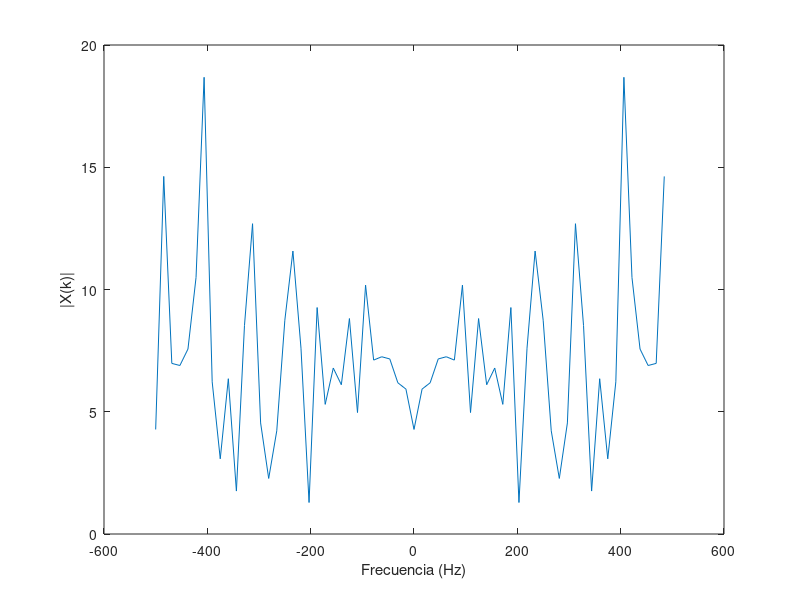

MATLAB code to generate this figure: (Note: this script raises an error after producing the figure.)
%%%%%%%%%%%%%%%%%%%%%%%%%%%%%%%%%%%%%%%%%%%%%%%%%%%%%%%%%%%%
%%%%%%%%%%%%%%  PARTE 1: Convolución Circular %%%%%%%%%%%%%%
%%%%%%%%%%%%%%%%%%%%%%%%%%%%%%%%%%%%%%%%%%%%%%%%%%%%%%%%%%%%

% PREGUNTA 1

% Parámetros
N = 64;        % Longitud de x[n], puede ajustarse
Ts = 1e-3;     % Periodo de muestreo

% Generar señal aleatoria x[n]
x = randn(N, 1);

% Calcular su espectro X(k)
X = fftshift(fft(x));

% Vector de frecuencia para graficar
Fs = 1/Ts;
f = (-N/2:N/2-1)*(Fs/N);

% Graficar el espectro de x[n]
figure;
plot(f, abs(X));
xlabel("Frecuencia (Hz)");
ylabel("|X(k)|");
xline(0)
title("Espectro de x[n]");


% PREGUNTA 2

% Respuesta al impulso del canal h[n]
h = [-0.1, 0.3, -0.5, 0.7, -0.9, 0.7, -0.5, 0.3, -0.1]';

% Llenar con ceros h[n] hasta longitud N
h_padded = [h; zeros(N - length(h), 1)];

% Calcular su espectro H(k)
H = fftshift(fft(h_padded));

% Graficar el espectro de h[n]
figure;
plot(f, abs(H));
xlabel("Frecuencia (Hz)");
ylabel("|H(k)|");
title("Espectro de h[n]");


% PREGUNTA 3

% Convolución lineal
y = conv(x, h);

% Calcular su FFT de N puntos
Y = fftshift(fft(y, N));

% Graficar el espectro de y[n]
figure;
plot(f, abs(Y));
xlabel("Frecuencia (Hz)");
ylabel("|Y_L(k)|");
title("Espectro de y_L[n] (Convolución Lineal)");


% PREGUNTA 4

% Convolución circular
yc = cconv(x, h, N);  % Convolución circular de N puntos

% Calcular su espectro Yc(k)
Yc = fftshift(fft(yc));

% Graficar el espectro de yc[n]
figure;
plot(f, abs(Yc));
xlabel("Frecuencia (Hz)");
ylabel("|Y_c(k)|");
title("Espectro de y_c[n] (Convolución Circular)");


% PREGUNTA 5

% Calcular el producto X(k) * H(k)
XH = X .* H;

% Comparación entre X(k)*H(k) y Y(k)
figure;
subplot(1,2,1);
plot(f, abs(XH), f, abs(Y));
xlabel("Frecuencia (Hz)");
ylabel("Magnitud");
title("Comparación de X(k)*H(k) y Y_L(k)");
legend("|X(k)*H(k)|", "|Y_L(k)|");

% Comparación entre X(k)*H(k) y Yc(k)
subplot(1,2,2);
plot(f, abs(XH), f, abs(Yc));
xlabel("Frecuencia (Hz)");
ylabel("Magnitud");
title("Comparación de X(k)*H(k) y Y_c(k)");
legend("|X(k)*H(k)|", "|Y_c(k)|");


% PREGUNTA 6

% Longitud del prefijo cíclico (debe ser >= longitud de h[n]-1)
L = length(h) - 1;

% Construir prefijo cíclico a partir de las últimas L muestras de x[n]
cyclic_prefix = x(end-L+1:end);

% Extender x[n] con prefijo cíclico
x_ext = [cyclic_prefix; x];

figure;
hold on;
plot(-L:N-1, x_ext, "b")
plot(0:N-1, x, "r");
xlabel("n");
ylabel("x[n]");
legend("x_{ext}[n]", "x[n]");
title("Señal x[n] y x_{ext}[n] con Prefijo Cíclico");
hold off;


% PREGUNTA 7

% Longitud óptima del prefijo cíclico es L = length(h) - 1
fprintf("Longitud elegida del prefijo cíclico: %d\n", L);

% Convolución lineal con la señal extendida
y_ext = conv(x_ext, h);

% Eliminar las primeras L muestras para extraer el resultado de la convolución circular
yc_extracted = y_ext(L+1:L+N);


figure;
hold on;
plot(-L:N+L-1, y_ext, "b")
plot(0:N-1, yc_extracted, "r");
xlabel("n");
ylabel("x[n]");
xlim([-L, N+L-1])
legend("y_{ext}[n]", "y_c[n]");
title("Convolución circular extraída de la lineal");
hold off;

Yc_extracted = fftshift(fft(yc_extracted));

% Comparación entre X(k)*H(k) y Yc(k) extraído
figure;
plot(f, abs(XH), f, abs(yc_extracted));
xlabel("Frecuencia (Hz)");
ylabel("Magnitud");
legend("|X(k)*H(k)|", "|Yc_{extracted}(k)|");
title("Comparación de X(k)*H(k) y Y_c(k)");






%%%%%%%%%%%%%%%%%%%%%%%%%%%%%%%%%%%%%%%%%%%%%%%%%%%%%%%%%%%%
%%%%%%%%%%%%%%%%%%  PARTE 2: Ecualización %%%%%%%%%%%%%%%%%%
%%%%%%%%%%%%%%%%%%%%%%%%%%%%%%%%%%%%%%%%%%%%%%%%%%%%%%%%%%%%

% Parámetros de OFDM
NFFT = 128;           % Tamaño de FFT
Ncp = 16;             % Longitud del prefijo cíclico (varía según el caso)
Nofdm = 100;          % Número de símbolos OFDM
Nsub = 10;            % Número de subportadoras de datos
modOrder = 4;         % Modulación QPSK (número M-ario)

% Respuesta al impulso del canal h[n]
h = [0, -0.1, 0.3, -0.5, 0.7, -0.9, 0.7, -0.5, 0.3, -0.1, 0]';


% Respuesta de frecuencia ideal del canal
H = fft(h, NFFT);

% Generar bits aleatorios
numBits = Nsub * Nofdm * log2(modOrder);
bits = randi([0 1], numBits, 1);

%%%%%%%%%%%%%%%%%%%%%%%%%%%%%%%%%%%%%%%%%%%%%%%%%%%%%%%%%%%%
%%%%%%%%%%%%  PARTE A: Intervalo de guarda con 0 %%%%%%%%%%%%%%%%%%
%%%%%%%%%%%%%%%%%%%%%%%%%%%%%%%%%%%%%%%%%%%%%%%%%%%%%%%%%%%%

% Actualizar Ncp para este caso
Ncp = 16;

% Modulación QPSK
symbols = moduladorQPSK(bits);

% Remodelar símbolos en subportadoras x símbolos OFDM
symbols_matrix = reshape(symbols, Nsub, Nofdm);

% Inicializar la matriz de símbolos OFDM
X = zeros(NFFT, Nofdm);

% Mapear símbolos a subportadoras
X(2:Nsub+1, :) = symbols_matrix;

% Modulación OFDM (IFFT)
ofdm_symbols = ifft(X, NFFT);

% Agregar intervalo de guarda lleno de ceros
ofdm_with_guard = [zeros(Ncp, Nofdm); ofdm_symbols];

% Serializar los símbolos OFDM
s = ofdm_with_guard(:);

% Transmitir a través del canal
s_rx = conv(s, h);
s_rx = s_rx(1:length(s));

% Remodelar la señal recibida
s_rx_matrix = reshape(s_rx, NFFT + Ncp, Nofdm);

% Eliminar el intervalo de guarda
received_symbols = s_rx_matrix(Ncp+1:end, :);

% Demodulación OFDM (FFT)
Y = fft(received_symbols, NFFT);

size(Y)
size(repmat(H.', 1, Nofdm))

% Ecualización en el dominio de frecuencia
Y_eq = Y ./ repmat(H, 1, Nofdm);

% Extraer las subportadoras de datos
received_data = Y_eq(2:Nsub+1, :);
received_data = received_data(:);

% Demodulación QPSK
received_bits = demoduladorQPSK(received_data);

% Calcular BER
num_errors = sum(bits ~= received_bits);
bit_error_rate = num_errors / numBits;
fprintf("Caso a) BER con intervalo de guarda en cero: %f\n", bit_error_rate);

% Diagrama de constelación
figure;
subplot(1,2,1);
plot(real(symbols), imag(symbols), "o");
title("Constelación Transmitida");
xlabel("En Fase");
ylabel("En Cuadratura");
axis square;

subplot(1,2,2);
plot(real(received_data), imag(received_data), "o");
title("Constelación Recibida (Caso a)");
xlabel("En Fase");
ylabel("En Cuadratura");
axis square;

%%%%%%%%%%%%%%%%%%%%%%%%%%%%%%%%%%%%%%%%%%%%%%%%%%%%%%%%%%%%
%%%%%%%%%%%%  PARTE B: Intervalo de guarda con 0 %%%%%%%%%%%%%%%%%%
%%%%%%%%%%%%%%%%%%%%%%%%%%%%%%%%%%%%%%%%%%%%%%%%%%%%%%%%%%%%

% Actualizar Ncp para el Caso b)
Ncp = 4;  % Longitud del prefijo cíclico menor al canal

% Modulación QPSK
symbols_b = moduladorQPSK(bits);

% Remodelar símbolos en subportadoras x símbolos OFDM
symbols_matrix_b = reshape(symbols_b, Nsub, Nofdm);

% Inicializar la matriz de símbolos OFDM
X_b = zeros(NFFT, Nofdm);

% Mapear símbolos a subportadoras
X_b(2:Nsub+1, :) = symbols_matrix_b;

% Modulación OFDM (IFFT)
ofdm_symbols_b = ifft(X_b, NFFT);

% Agregar prefijo cíclico (copia de las últimas Ncp muestras)
cyclic_prefix_b = ofdm_symbols_b(end-Ncp+1:end, :);
ofdm_with_cp_b = [cyclic_prefix_b; ofdm_symbols_b];

% Serializar los símbolos OFDM
s_b = ofdm_with_cp_b(:);

% Transmitir a través del canal
s_rx_b = conv(s_b, h);
s_rx_b = s_rx_b(1:length(s_b));

% Remodelar la señal recibida
s_rx_matrix_b = reshape(s_rx_b, NFFT + Ncp, Nofdm);

% Eliminar el prefijo cíclico
received_symbols_b = s_rx_matrix_b(Ncp+1:end, :);

% Demodulación OFDM (FFT)
Y_b = fft(received_symbols_b, NFFT);

% Ecualización en el dominio de frecuencia
Y_eq_b = Y_b ./ repmat(H, 1, Nofdm);

% Extraer las subportadoras de datos
received_data_b = Y_eq_b(2:Nsub+1, :);
received_data_b = received_data_b(:);

% Demodulación QPSK
received_bits_b = demoduladorQPSK(received_data_b);

% Calcular BER
num_errors_b = sum(bits ~= received_bits_b);
bit_error_rate_b = num_errors_b / numBits;
fprintf("Caso b) BER con prefijo cíclico corto: %f\n", bit_error_rate_b);

% Diagrama de constelación
figure;
subplot(1,2,1);
plot(real(symbols_b), imag(symbols_b), "o");
title("Constelación Transmitida");
xlabel("En Fase");
ylabel("En Cuadratura");
axis square;

subplot(1,2,2);
plot(real(received_data_b), imag(received_data_b), "o");
title("Constelación Recibida (Caso b)");
xlabel("En Fase");
ylabel("En Cuadratura");
axis square;

%%%%%%%%%%%%%%%%%%%%%%%%%%%%%%%%%%%%%%%%%%%%%%%%%%%%%%%%%%%%
%%%%%%%%%%%%  PARTE C:  %%%%%%%%%%%%%%%%%%
%%%%%%%%%%%%%%%%%%%%%%%%%%%%%%%%%%%%%%%%%%%%%%%%%%%%%%%%%%%%

% Actualizar Ncp para el Caso c)
Ncp = 16;  % Longitud del prefijo cíclico igual o mayor al canal

% Modulación QPSK
symbols_c = moduladorQPSK(bits);

% Remodelar símbolos en subportadoras x símbolos OFDM
symbols_matrix_c = reshape(symbols_c, Nsub, Nofdm);

% Inicializar la matriz de símbolos OFDM
X_c = zeros(NFFT, Nofdm);

% Mapear símbolos a subportadoras
X_c(2:Nsub+1, :) = symbols_matrix_c;

% Modulación OFDM (IFFT)
ofdm_symbols_c = ifft(X_c, NFFT);

% Agregar prefijo cíclico (copia de las últimas Ncp muestras)
cyclic_prefix_c = ofdm_symbols_c(end-Ncp+1:end, :);
ofdm_with_cp_c = [cyclic_prefix_c; ofdm_symbols_c];

% Serializar los símbolos OFDM
s_c = ofdm_with_cp_c(:);

% Transmitir a través del canal
s_rx_c = conv(s_c, h);
s_rx_c = s_rx_c(1:length(s_c));

% Remodelar la señal recibida
s_rx_matrix_c = reshape(s_rx_c, NFFT + Ncp, Nofdm);

% Eliminar el prefijo cíclico
received_symbols_c = s_rx_matrix_c(Ncp+1:end, :);

% Demodulación OFDM (FFT)
Y_c = fft(received_symbols_c, NFFT);

% Ecualización en el dominio de frecuencia
Y_eq_c = Y_c ./ repmat(H, 1, Nofdm);

% Extraer las subportadoras de datos
received_data_c = Y_eq_c(2:Nsub+1, :);
received_data_c = received_data_c(:);

% Demodulación QPSK
received_bits_c = demoduladorQPSK(received_data_c);

% Calcular BER
num_errors_c = sum(bits ~= received_bits_c);
bit_error_rate_c = num_errors_c / numBits;
fprintf("Caso c) BER con prefijo cíclico suficiente: %f\n", bit_error_rate_c);

% Diagrama de constelación
figure;
subplot(1,2,1);
plot(real(symbols_c), imag(symbols_c), "o");
title("Constelación Transmitida");
xlabel("En Fase");
ylabel("En Cuadratura");
axis square;

subplot(1,2,2);
plot(real(received_data_c), imag(received_data_c), "o");
title("Constelación Recibida (Caso c)");
xlabel("En Fase");
ylabel("En Cuadratura");
axis square;